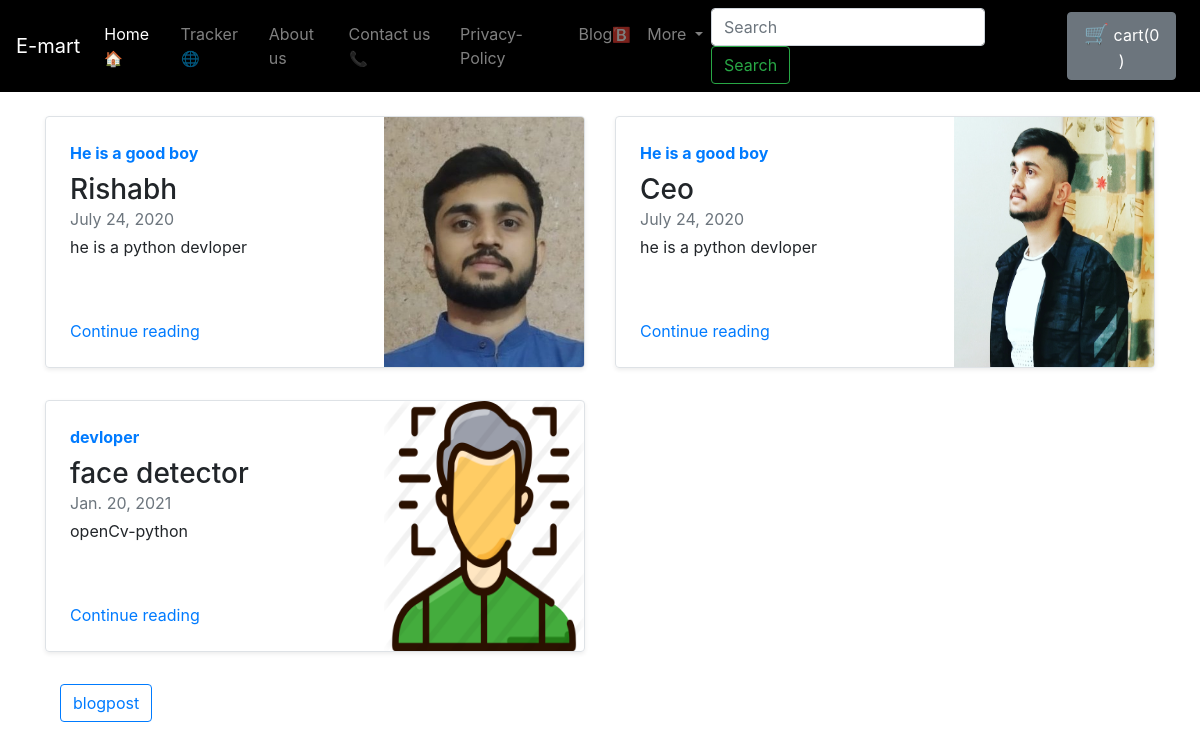
Screenshot of /blog/ with the database file from the repository.
### blog/models.py (models this page shows, shortened)
class Blogpost(models.Model):
    post_id=models.AutoField
    title=models.CharField(max_length=50)
    head0=models.CharField(max_length=50,default="")
    chead0=models.CharField(max_length=5000,default="")
    head1=models.CharField(max_length=300,default="")
    chead1=models.CharField(max_length=5000,default="")
    head2=models.CharField(max_length=300,default="")
    chead2=models.CharField(max_length=5000,default="")
    pub_date=models.DateField()
    thumbnail=models.ImageField(upload_to="shop/images",default="")

### blog/views.py (the view)
# urls.py: path('', views.index, name="BlogHome"),
def index(request):
    mypost=Blogpost.objects.all()
    params={"mypost":mypost}
    return render(request,'blog/index.html',params)

### blog/templates/blog/index.html (shortened to what this page needs)
 {% extends 'blog/basic.html' %} {% block body %} {% load static %}
<div class="container my-4">
    <div class="row my-2">
        {% for i in mypost %}
        <div class="col-md-6">
            <div class="row no-gutters border rounded overflow-hidden flex-md-row mb-4 shadow-sm h-md-250 position-relative">
                <div class="col p-4 d-flex flex-column position-static">
                    <strong class="d-inline-block mb-2 text-primary">{{i.head0}}</strong>
                    <h3 class="mb-0">{{i.title}}</h3>
                    <div class="mb-1 text-muted">{{i.pub_date}}</div>
                    <p class="card-text mb-auto">{{i.head1}}</p>
                    <a href="/blog/blogpos/{{i.id}}" class="stretched-link">Continue reading</a>
                </div>
                <div class="col-auto d-none d-lg-block">
                    <img src="/media/{{i.thumbnail}}" class="bd-placeholder-img" width="200" height="250" aria-label="Placeholder: Thumbnail">
                </div>
            </div>
        </div>
        {% if forloop.counter|divisibleby:2 %}
    </div>
    <div class="row my-2">
        {% endif %} {% endfor %}
    </div>
    <div class="container"><a href="/blog/blogpost" class="btn btn-outline-primary">blogpost</a></div> {% endblock %}

### rows the page displays
Blogpost: head0 "He is a good boy", title "Rishabh", pub_date "July 24, 2020", head1 "he is a python devloper", thumbnail (picture)
Blogpost: head0 "He is a good boy", title "Ceo", pub_date "July 24, 2020", head1 "he is a python devloper", thumbnail (picture)
Blogpost: head0 "devloper", title "face detector", pub_date "Jan. 20, 2021", head1 "openCv-python", thumbnail (picture)
